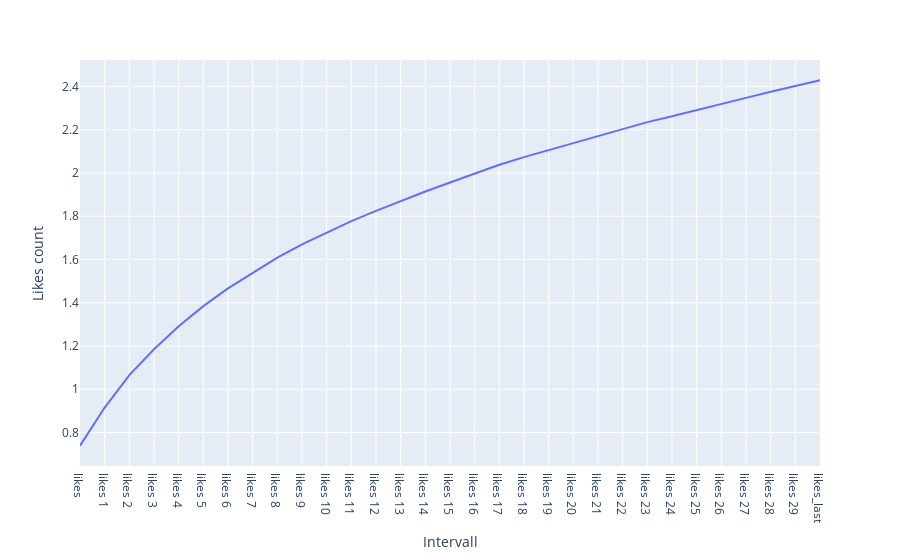

Notebook source saved alongside this figure:
### Markdown cell above
__Outliers entfernen und Durchschnittswerte plotten__

### Code cell
t = df[df.apply(lambda x: np.abs(x - x.mean()) / x.std() <1.5).all(axis=1)].tail(12000).mean()
fig = px.line(y=t, x = t.index,  labels={'x':'Intervall', 'y':'Likes count'})
fig.show()

### Figure 1 — Plotly figure (JSON) as saved in the notebook; plotly's stock layout.template omitted (floating-point values rounded to 4 significant figures)
{"data": [{"hoverlabel": {"namelength": 0}, "hovertemplate": "Intervall=%{x}<br>Likes count=%{y}", "legendgroup": "", "line": {"color": "#636efa", "dash": "solid"}, "mode": "lines", "name": "", "showlegend": false, "type": "scatter", "x": ["likes", "likes 1", "likes 2", "likes 3", "likes 4", "likes 5", "likes 6", "likes 7", "likes 8", "likes 9", "likes 10", "likes 11", "likes 12", "likes 13", "likes 14", "likes 15", "likes 16", "likes 17", "likes 18", "likes 19", "likes 20", "likes 21", "likes 22", "likes 23", "likes 24", "likes 25", "likes 26", "likes 27", "likes 28", "likes 29", "likes_last"], "xaxis": "x", "y": [0.7388, 0.9153, 1.065, 1.185, 1.291, 1.385, 1.466, 1.538, 1.609, 1.67, 1.724, 1.777, 1.825, 1.871, 1.915, 1.956, 1.996, 2.038, 2.074, 2.106, 2.14, 2.171, 2.203, 2.236, 2.263, 2.292, 2.321, 2.348, 2.376, 2.403, 2.429], "yaxis": "y"}], "layout": {"legend": {"tracegroupgap": 0}, "margin": {"t": 60}, "xaxis": {"anchor": "y", "domain": [0, 1], "title": {"text": "Intervall"}}, "yaxis": {"anchor": "x", "domain": [0, 1], "title": {"text": "Likes count"}}}}
